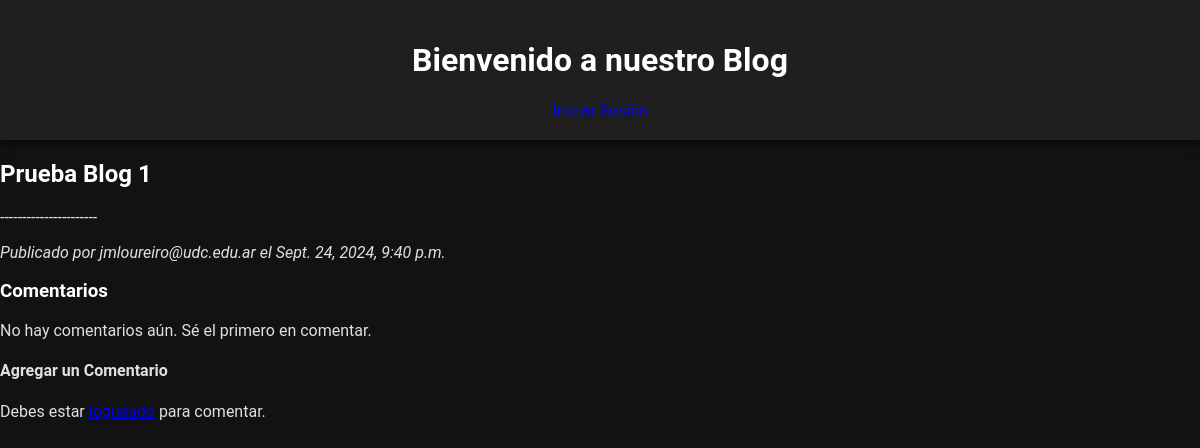
/post/posts/1/, run on an earlier commit of the app's database.
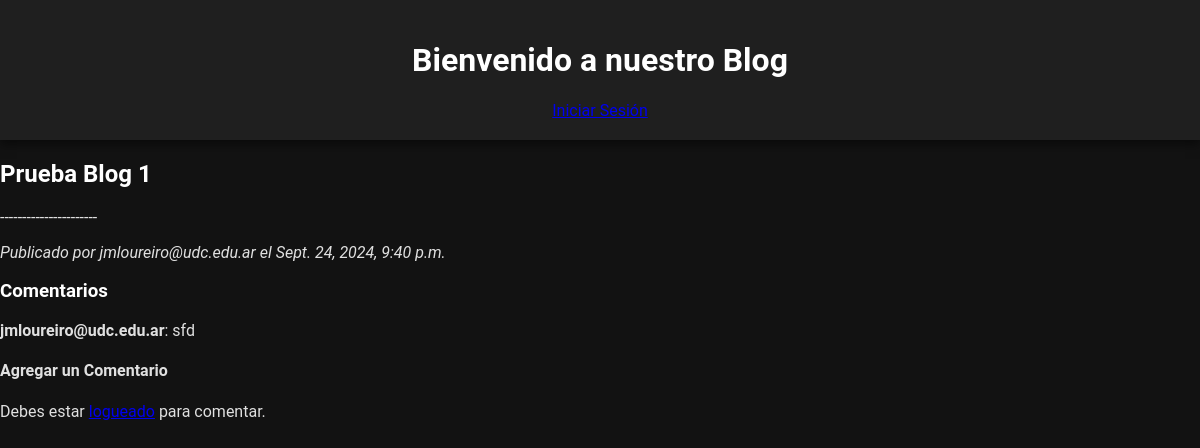
And on a later commit of the database.
### post/models.py (models this page shows, shortened)
class Post(models.Model):
    titulo = models.CharField(max_length=200)
    contenido = models.TextField()
    fechaDepublicacion = models.DateTimeField(auto_now_add=True)
    autor = models.ForeignKey(User, on_delete=models.CASCADE)

class Comment(models.Model):
    post = models.ForeignKey(Post, on_delete=models.CASCADE)  # Relación con Post
    author = models.ForeignKey(User, on_delete=models.CASCADE)  # Autor del comentario
    content = models.TextField()  # Contenido del comentario
    created_date = models.DateTimeField(auto_now_add=True)  # Fecha de creación

### post/views.py (the view)
# urls.py: path('posts/<int:id>/', PostDetailView.as_view(), name='detalles'),  # Muestra el detalle de una publicación
class PostDetailView(DetailView):
    model = Post
    template_name = 'post/detalles.html'
    context_object_name = 'post'
    def get_object(self, queryset=None):
        return get_object_or_404(Post, id=self.kwargs['id'])
    def get_context_data(self, **kwargs):
        context = super().get_context_data(**kwargs)
        post = self.get_object()
        context['comments'] = post.comment_set.all()  # Cambia esto
        return context
    def post(self, request, *args, **kwargs):
        """Maneja la creación de un comentario."""
        post = self.get_object()
        comment_content = request.POST.get('content')
        if request.user.is_authenticated and comment_content:
            Comment.objects.create(post=post, author=request.user, content=comment_content)
        return redirect('detalles', id=post.id)

### post/templates/post/detalles.html (shortened to what this page needs)
{% extends 'base.html' %}
{% block content %}
<article>
    <h2>{{ post.titulo }}</h2>
    <p>{{ post.contenido }}</p>
    <p><em>Publicado por {{ post.autor }} el {{ post.fechaDepublicacion }}</em></p>
</article>
<section>
    <h3>Comentarios</h3>
    {% if comments %}
        {% for comment in comments %}
            <div>
                <strong>{{ comment.author.username }}</strong>: {{ comment.content }}
            </div>
        {% endfor %}
    {% else %}
        <p>No hay comentarios aún. Sé el primero en comentar.</p>
    {% endif %}
    <h4>Agregar un Comentario</h4>
    {% if user.is_authenticated %}
        <form method="post">
            {% csrf_token %}
            <textarea name="content" rows="4" placeholder="Escribe tu comentario aquí..." required></textarea>
            <button type="submit">Comentar</button>
        </form>
    {% else %}
        <p>Debes estar <a href="{% url 'login' %}">logueado</a> para comentar.</p>
    {% endif %}
</section>
{% endblock %}

### post/templates/base.html (shortened to what this page needs)
{% load static %}
<!DOCTYPE html>
<html lang="es">
<head>
    <link rel="stylesheet" href="{% static 'styles.css' %}">
</head>
<body>
    <header>
        <h1>Bienvenido a nuestro Blog</h1>
        {% if user.is_authenticated %}
            <a href="{% url 'crear' %}">Crear Publicación</a>
            <p>Hola, {{ user.username }}! <a href="{% url 'logout' %}">Cerrar sesión</a></p>
        {% else %}
            <a href="{% url 'login' %}">Iniciar Sesión</a>
        {% endif %}
    </header>
    <main>
        {% block content %}{% endblock %}
    </main>
</body>
</html>

### post/static/styles.css (style rules this page uses)
body { background-color: #121212; color: #e0e0e0; font-family: 'Roboto', sans-serif; margin: 0; padding: 0; }
header { background-color: #1f1f1f; color: #ffffff; padding: 20px; text-align: center; box-shadow: 0 4px 10px rgba(0, 0, 0, 0.5); }
h1, h2, h3 { color: #ffffff; font-weight: 600; }
h1 { f }

What changed in the data, as far as the page shows it:
added Comment: author.username "jmloureiro@udc.edu.ar", content "sfd"
Also different on the page:
text no longer shown: "No hay comentarios aún. Sé el primero en comentar."
